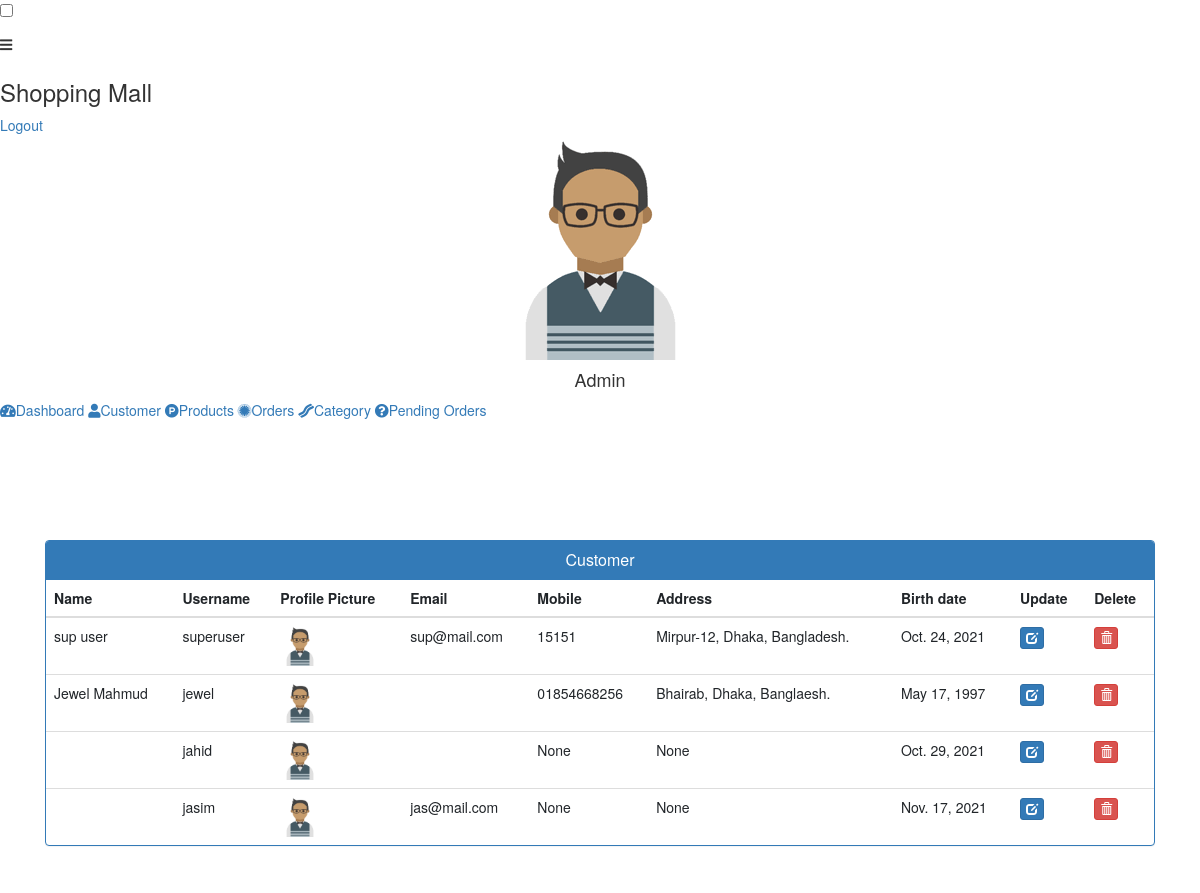
The app's page /admn/customer-list with its own data.
### customer/models.py (models this page shows, shortened)
class Customer(models.Model):
    user=models.OneToOneField(User,related_name='profile', on_delete=models.CASCADE)
    birth_date = models.DateField(default=datetime.now)
    profile_pic= models.ImageField(default='profile_pic/customer.png', upload_to='profile_pic/Customer/', null=True, blank=True)
    address = models.TextField(null=True,blank=True)
    mobile = models.CharField(max_length=20,null=True,blank=True)
    @property
    def get_name(self):
        return self.user.first_name+" "+self.user.last_name
    @property
    def get_username(self):
        return self.user.username
    @property
    def get_email(self):
        return self.user.email

### admn/views.py (the view)
# urls.py: path('customer-list', views.customer_list_view, name='customer-list'),
def customer_list_view(request):
	customers=CMODEL.Customer.objects.all()
	context={
		'customers': customers
	}
	return render(request, 'admn/customer-list.html',context)

### templates/admn/customer-list.html (shortened to what this page needs)
{% extends 'admn/adminbase.html' %}
{% block content %}
{% load static %}
<head>
  <link href="//netdna.bootstrapcdn.com/bootstrap/3.0.0/css/bootstrap.min.css" rel="stylesheet" id="bootstrap-css">
</head>
<br><br>
<div class="container">
  <div class="panel panel-primary">
    <div class="panel-heading">
      <h6 class="panel-title">Customer</h6>
    </div>
    <table class="table table-hover" id="dev-table">
      <thead>
        <tr>
          <th>Name</th>
          <th>Username</th>
          <th>Profile Picture</th>
          <th>Email</th>
          <th>Mobile</th>
          <th>Address</th>
         <th>Birth date</th>
          <th>Update</th>
          <th>Delete</th>
        </tr>
      </thead>
      {% for t in customers %}
      <tr>
        <td> {{t.get_name}}</td>
        <td> {{t.get_username}}</td>
        <td>
          {% if t.profile_pic %}
          <img src="{{ t.profile_pic.url }}" alt="Profile Pic" height="40px" width="40px" />
          {% endif %}
        </td>
        <td> {{t.get_email}}</td>
        <td>{{t.mobile}}</td>
        <td>{{t.address}}</td>
        <td>{{t.birth_date}}</td>
        <td><a class="btn btn-primary btn-xs" href="{% url 'update-customer' t.id  %}"><span class="glyphicon glyphicon-edit"></span></a></td>
        <td><a class="btn btn-danger btn-xs" href="{% url 'delete-customer' t.id  %}"><span class="glyphicon glyphicon-trash"></span></a></td>
      </tr>
      {% endfor %}
    </table>
  </div>
</div>
{% endblock content %}

### templates/admn/customer-list.html (style rules this page uses)
a:link { text-decoration: none; }
h6 { text-align: center; }

### records on screen
Customer: get_name "sup user", get_username "superuser", profile_pic (picture), get_email "sup@mail.com", mobile "15151", address "Mirpur-12, Dhaka, Bangladesh.", birth_date "Oct. 24, 2021"
Customer: get_name "Jewel Mahmud", get_username "jewel", profile_pic (picture), mobile "01854668256", address "Bhairab, Dhaka, Banglaesh.", birth_date "May 17, 1997"
Customer: get_username "jahid", profile_pic (picture), mobile "None", address "None", birth_date "Oct. 29, 2021"
Customer: get_username "jasim", profile_pic (picture), get_email "jas@mail.com", mobile "None", address "None", birth_date "Nov. 17, 2021"
